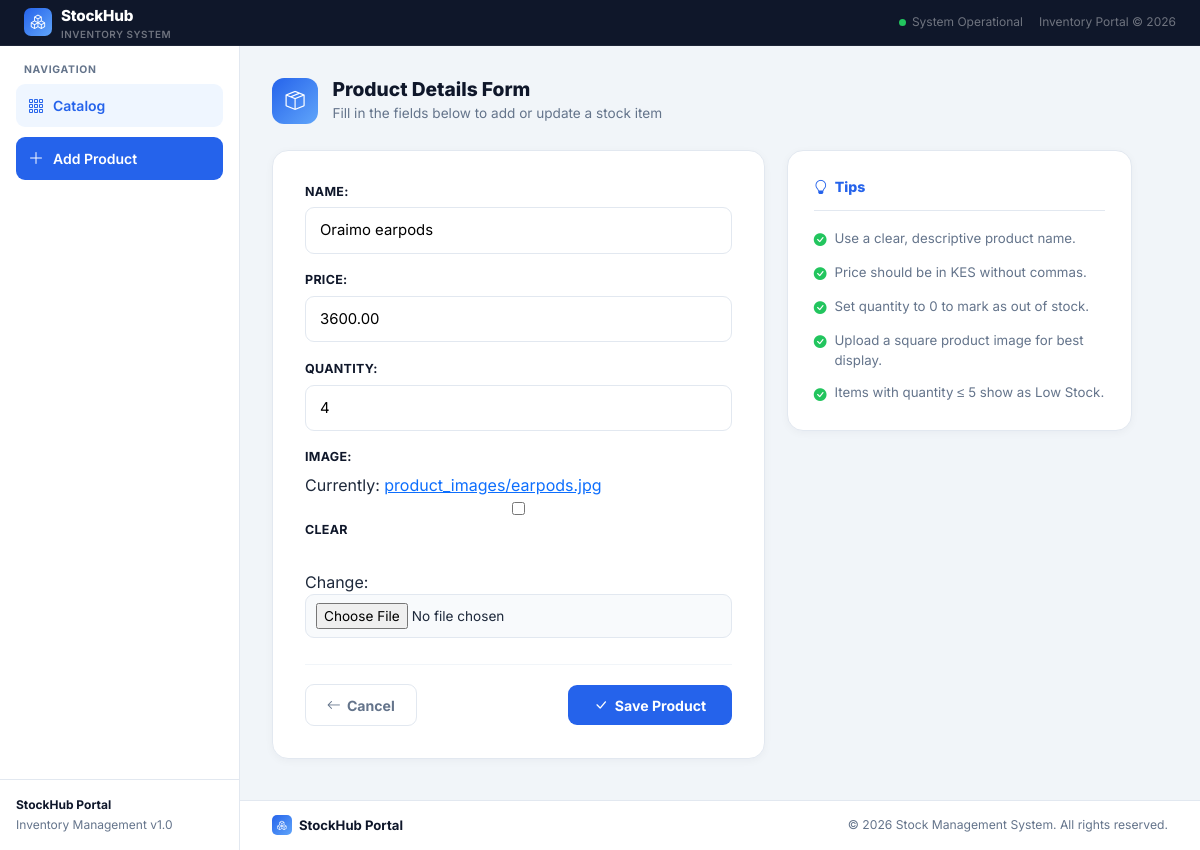
The page /update/4/ on the database its author committed.
### products/models.py (models this page shows, shortened)
class Product(models.Model):
    name = models.CharField(max_length=100)
    price = models.DecimalField(max_digits=10, decimal_places=2)
    quantity = models.PositiveIntegerField()
    created_at = models.DateTimeField(auto_now_add=True)

### products/views.py (the view)
# urls.py: path('update/<int:pk>/', views.product_update, name='product_update'),
def product_update(request, pk):
    product = get_object_or_404(Product, pk=pk)
    form = ProductForm(request.POST or None, request.FILES or None, instance=product)
    if form.is_valid():
        form.save()
        return redirect('product_list')
    return render(request, 'products/product_form.html', {'form': form})

### products/forms.py
class ProductForm(forms.ModelForm):
    class Meta:
        model = Product
        fields = ['name', 'price', 'quantity', 'image']

### products/templates/products/product_form.html (shortened to what this page needs)
{% extends 'products/base.html' %}
{% block content %}
<div class="pf-wrap">
    <div class="pf-header">
        <div class="pf-header-icon"><i class="bi bi-box-seam"></i></div>
        <div>
            <h4 class="pf-header-title">Product Details Form</h4>
            <p class="pf-header-sub">Fill in the fields below to add or update a stock item</p>
        </div>
    </div>
    <div class="pf-layout">
        <div class="pf-card">
            <form method="post" enctype="multipart/form-data" class="pf-form">
                {{ form.as_p }}
                <div class="pf-actions">
                    <a href="{% url 'product_list' %}" class="pf-cancel">
                        <i class="bi bi-arrow-left"></i> Cancel
                    </a>
                    <button type="submit" class="pf-save">
                        <i class="bi bi-check-lg"></i> Save Product
                    </button>
                </div>
            </form>
        </div>
        <div class="pf-tips">
            <div class="pf-tip-head">
                <i class="bi bi-lightbulb"></i> Tips
            </div>
            <ul class="pf-tip-list">
                <li><i class="bi bi-check-circle-fill"></i> Use a clear, descriptive product name.</li>
                <li><i class="bi bi-check-circle-fill"></i> Price should be in KES without commas.</li>
                <li><i class="bi bi-check-circle-fill"></i> Set quantity to 0 to mark as out of stock.</li>
                <li><i class="bi bi-check-circle-fill"></i> Upload a square product image for best display.</li>
                <li><i class="bi bi-check-circle-fill"></i> Items with quantity ≤ 5 show as Low Stock.</li>
            </ul>
        </div>
    </div>
</div>
{% endblock %}

### products/templates/products/base.html (style rules this page uses)
:root { --navy:#0f172a; --navy-mid:#1e293b; --accent:#2563eb; --accent-hover:#1d4ed8; --accent-light:#eff6ff; --surface:#f1f5f9; --border:#e2e8f0; --text:#1e293b; --muted:#64748b; --sidebar-w:240px; }
*, *::before, *::after { box-sizing:border-box; }
body { font-family:'Inter', sans-serif; background:var(--surface); color:var(--text); margin:0; display:flex; flex-direction:column; min-height:100vh; }

### products/templates/products/product_form.html (style rules this page uses)
.pf-wrap { max-width:860px; }
.pf-header { display:flex; align-items:center; gap:0.9rem; margin-bottom:1.6rem; }
.pf-header-icon { width:46px; height:46px; flex-shrink:0; border-radius:12px; background:linear-gradient(135deg,var(--accent),#60a5fa); color:#fff; display:flex; align-items:center; justify-content:center; font-size:1.2rem; }
.pf-header-title { font-weight:800; color:var(--navy); font-size:1.2rem; margin-bottom:0.1rem; }
.pf-header-sub { font-size:0.85rem; color:var(--muted); margin-bottom:0; }
.pf-layout { display:grid; grid-template-columns:1fr 0.7fr; gap:1.4rem; align-items:start; }
.pf-card { background:#fff; border-radius:16px; border:1px solid var(--border); padding:2rem; box-shadow:0 2px 8px rgba(15,23,42,0.04); animation:pfIn .45s ease both; }
.pf-form p { margin-bottom:1.1rem; }
.pf-form label { display:block; font-weight:700; font-size:0.78rem; color:var(--navy); text-transform:uppercase; letter-spacing:0.3px; margin-bottom:6px; }
.pf-form input, .pf-form select, .pf-form textarea { width:100%; border:1.5px solid var(--border); border-radius:9px; padding:11px 14px; font-size:0.93rem; font-family:'Inter',sans-serif; transition:border-color .2s ease, box-shadow .2s ease; background:#fff; }
.pf-form input[type="file"] { padding:8px 10px; background:#f8fafc; font-size:0.85rem; cursor:pointer; }
.pf-actions { display:flex; justify-content:space-between; align-items:center; margin-top:1.6rem; padding-top:1.2rem; border-top:1px solid #f1f5f9; }
.pf-cancel { display:inline-flex; align-items:center; gap:6px; padding:0.6rem 1.3rem; border-radius:9px; border:1.5px solid var(--border); color:var(--muted); font-weight:700; font-size:0.88rem; text-decoration:none; transition:background .15s ease; }
.pf-save { display:inline-flex; align-items:center; gap:7px; background:var(--accent); color:#fff; border:none; padding:0.6rem 1.6rem; border-radius:9px; font-weight:700; font-size:0.88rem; cursor:pointer; transition:background .15s ease, transform .15s ease; }
.pf-tips { background:#fff; border-radius:16px; border:1px solid var(--border); padding:1.6rem; box-shadow:0 2px 8px rgba(15,23,42,0.04); }
.pf-tip-head { display:flex; align-items:center; gap:7px; font-weight:800; color:var(--accent); font-size:0.88rem; margin-bottom:1.1rem; padding-bottom:0.8rem; border-bottom:1px solid var(--border); }
.pf-tip-list { list-style:none; margin:0; padding:0; display:flex; flex-direction:column; gap:0.8rem; }
.pf-tip-list li { display:flex; align-items:flex-start; gap:8px; font-size:0.83rem; color:var(--muted); line-height:1.5; }
.pf-tip-list li i { color:#22c55e; font-size:0.8rem; margin-top:2px; flex-shrink:0; }

### rows shown on the page
Product: name "Oraimo earpods", price "3600.00", quantity "4"
